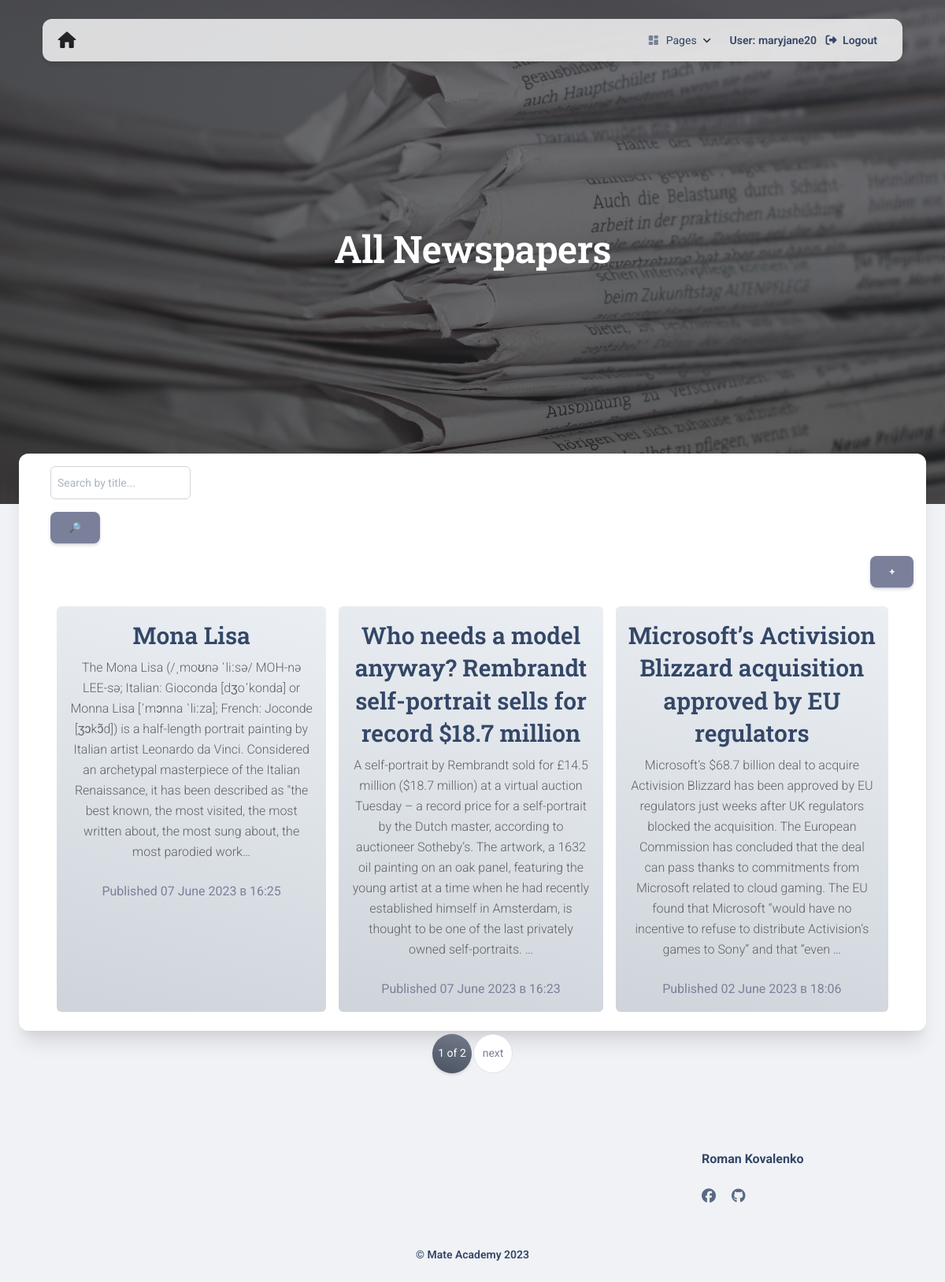
Screenshot of /newspapers/ (signed in) with the database file from the repository.
### news/models.py (models this page shows, shortened)
class Redactor(AbstractUser):
    img = models.ImageField(
        "Redactor's photo", default="default.png", upload_to="user_images"
    )
    years_of_experience = models.IntegerField(
        default=0, validators=[MaxValueValidator(100), MinValueValidator(0)]
    )
    class Meta:
        verbose_name = "redactor"
        verbose_name_plural = "redactors"

class Newspaper(models.Model):
    title = models.CharField(max_length=255)
    content = models.TextField(blank=True)
    published_date = models.DateTimeField(auto_now_add=True)
    topic = models.ManyToManyField(Topic, related_name="newspapers")
    publishers = models.ManyToManyField(Redactor, related_name="newspapers")
    class Meta:
        ordering = ["-published_date"]
        verbose_name = "newspaper"
        verbose_name_plural = "newspapers"

### news/views.py (the view)
# urls.py: path("newspapers/", NewspaperListView.as_view(), name="newspaper-list"),
class NewspaperListView(LoginRequiredMixin, generic.ListView):
    model = Newspaper
    context_object_name = "newspaper_list"
    template_name = "news/newspaper_list.html"
    paginate_by = 3
    def get_context_data(self, *, object_list=None, **kwargs):
        context = super(NewspaperListView, self).get_context_data(**kwargs)
        title = self.request.GET.get("title", "")
        context["search_form"] = NewspaperSearchForm(initial={"title": title})
        return context
    def get_queryset(self):
        queryset = Newspaper.objects.all()
        form = NewspaperSearchForm(self.request.GET)
        if form.is_valid():
            return queryset.filter(title__icontains=form.cleaned_data["title"])
        return queryset

### news/forms.py
class NewspaperSearchForm(forms.Form):
    title = forms.CharField(
        max_length=255,
        required=False,
        label="",
        widget=forms.TextInput(attrs={"placeholder": "Search by title..."}),
    )

### news/context_processors.py (called while the page is built)
def cfg_assets_root(request):
    return {"ASSETS_ROOT": settings.ASSETS_ROOT}

### news/templatetags/query_transform.py (called while the page is built)
@register.simple_tag
def query_transform(request, **kwargs):
    updated = request.GET.copy()
    for key, value in kwargs.items():
        if value is not None:
            updated[key] = value
        else:
            updated.pop(key, 0)
    return updated.urlencode()

### templates/news/newspaper_list.html (shortened to what this page needs)
{% extends "base.html" %}
{% block content %}
  <div class="page-header min-vh-80" style="background-image: url('{{ ASSETS_ROOT }}/img/bg1.jpg')">
    <span class="mask bg-gradient-dark opacity-6"></span>
    <div class="container">
      <div class="row">
        <div class="col-md-8 mx-auto">
          <div class="text-center">
            <h1 class="text-white">All Newspapers</h1>
          </div>
        </div>
      </div>
    </div>
  </div>
  <div class="card card-body shadow-xl mx-3 mx-md-4 mt-n6">
  {% block searching %}
    {% include "includes/searching.html" %}
  {% endblock %}
  <div class="d-block">
      <a href="{% url 'news:newspaper-create' %}" class="btn btn-secondary link-to-page float-end" title="Add newspaper">
        +
      </a>
    </div>
    <div class="container">
      <div class="d-flex justify-content-center  flex-column flex-lg-row">
        {% if newspaper_list %}
        {%for newspaper in newspaper_list%}
          <div class="alert alert-light m-2 text-lg-center">
            <h3><a href="{% url 'news:newspaper-detail' pk=newspaper.id %}">{{newspaper.title}}</a></h3>
            <p>{{ newspaper.content|striptags|truncatechars:400 }}</p>
            <div class="row">
              <div class="mt-2">
                <span class="text-muted">Published {{newspaper.published_date|date:"d E Y в H:i"}}</span>
              </div>
            </div>
          </div>
        {%endfor%}
        {% else %}
          <h3 class="title"><i>There is no newspapers yet</i></h3>
        {% endif %}
      </div>
    </div>
  </div>
{% endblock content %}

### templates/includes/navigation.html (shortened to what this page needs)
  <div class="container position-sticky z-index-sticky top-0">
    <div class="row">
      <div class="col-12">
        <nav class="navbar navbar-expand-lg  blur border-radius-xl mt-4 top-0 z-index-3 shadow position-absolute my-3 py-2 start-0 end-0 mx-4">
          <div class="container-fluid px-0">
            <span class="material-icons text-gradient text-primary text-3xl"><a href="{% url 'news:index' %}">home</a></span>
            <div class="collapse navbar-collapse pt-3 pb-2 py-lg-0 w-100" id="navigation">
              <ul class="navbar-nav navbar-nav-hover ms-auto">
                <li class="nav-item dropdown dropdown-hover mx-2">
                  <a class="nav-link ps-2 d-flex cursor-pointer align-items-center" id="dropdownMenuPages" data-bs-toggle="dropdown" aria-expanded="false">
                    <i class="material-icons opacity-6 me-2 text-md">dashboard</i>
                    Pages
                    <img src="{{ ASSETS_ROOT }}/img/down-arrow-dark.svg" alt="down-arrow" class="arrow ms-auto ms-md-2">
                  </a>
                </li>
                <li class="nav-item ms-lg-auto mb-0">
                  {% if user.is_authenticated %}
                  <span class="nav-link nav-link-icon me-2">
                    <span class="d-inline text-sm z-index-1 font-weight-bold me-2">User: <a href="###">{{ user.get_username }}</a></span>
                    <i class="fa fa-sign-out me-1"></i>
                    <a class="d-inline text-sm z-index-1 font-weight-bold" data-bs-toggle="tooltip" data-bs-placement="bottom" href="{% url 'logout'%}?next={{request.path}}" title="Logout">Logout</a>
                  </span>
                  {% else %}
                  <span class="nav-link nav-link-icon me-2">
                    <i class="fa fa-sign-in me-1"></i>
                    <a class="d-inline text-sm z-index-1 font-weight-bold" data-bs-toggle="tooltip" data-bs-placement="bottom" href="{% url 'login'%}?next={{request.path}}" title="Login">Login</a>
                  </span>
                  {% endif %}
                </li>
              </ul>
            </div>
          </div>
        </nav>
      </div>
    </div>
  </div>

### rows the page displays
Redactor: get_username "maryjane20"
Newspaper: title "Mona Lisa", content "The Mona Lisa (/ˌmoʊnə ˈliːsə/ MOH-nə LEE-sə; Italian: Gioconda [dʒoˈkonda] or Monna Lisa [ˈmɔnna ˈliːza]; French: Joconde [ʒɔkɔ̃d]) is a half-length portrait painting by Italian artist Leonardo da Vinci. Considered an archetypal masterpiece of the Italian Renaissance, it has been described as \"the best known, the most visited, the most written about, the most sung about, the most parodied work…", published_date "07 June 2023 в 16:25"
Newspaper: title "Who needs a model anyway? Rembrandt self-portrait sells for record $18.7 million", content "A self-portrait by Rembrandt sold for £14.5 million ($18.7 million) at a virtual auction Tuesday – a record price for a self-portrait by the Dutch master, according to auctioneer Sotheby’s. The artwork, a 1632 oil painting on an oak panel, featuring the young artist at a time when he had recently established himself in Amsterdam, is thought to be one of the last privately owned self-portraits. …", published_date "07 June 2023 в 16:23"
Newspaper: title "Microsoft’s Activision Blizzard acquisition approved by EU regulators", content "Microsoft’s $68.7 billion deal to acquire Activision Blizzard has been approved by EU regulators just weeks after UK regulators blocked the acquisition. The European Commission has concluded that the deal can pass thanks to commitments from Microsoft related to cloud gaming. The EU found that Microsoft “would have no incentive to refuse to distribute Activision’s games to Sony” and that “even …", published_date "02 June 2023 в 18:06"

### other values shown
{{ page_obj.number }} "1"
{{ paginator.num_pages }} "2"
